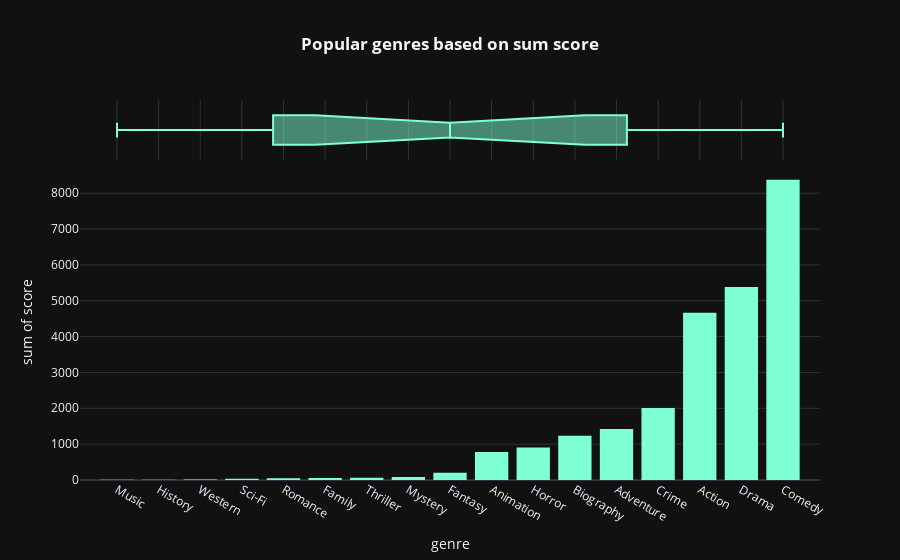

Notebook code cell kept with this figure:
### Code cell
fig=px.histogram(df.groupby('genre',as_index=False).sum().sort_values(by='score',ascending=True),x='genre',y='score',color_discrete_sequence=['aquamarine'],template='plotly_dark',marginal='box',title='<b>Popular genres based on sum score</b>')
fig.update_layout(title_x=0.5)

### Figure 1 — Plotly figure (JSON) as saved in the notebook; plotly's stock layout.template omitted (floating-point values rounded to 4 significant figures)
{"data": [{"alignmentgroup": "True", "bingroup": "x", "histfunc": "sum", "hovertemplate": "genre=%{x}<br>sum of score=%{y}<extra></extra>", "legendgroup": "", "marker": {"color": "aquamarine", "pattern": {"shape": ""}}, "name": "", "offsetgroup": "", "orientation": "v", "showlegend": false, "type": "histogram", "x": ["Music", "History", "Western", "Sci-Fi", "Romance", "Family", "Thriller", "Mystery", "Fantasy", "Animation", "Horror", "Biography", "Adventure", "Crime", "Action", "Drama", "Comedy"], "xaxis": "x", "y": [7.2, 8.3, 17, 35.9, 51.2, 52.4, 64.8, 84.5, 198.8, 777.8, 907.6, 1234.0, 1421.0, 2007.0, 4662.0, 5386.0, 8373.0], "yaxis": "y"}, {"alignmentgroup": "True", "hovertemplate": "genre=%{x}<extra></extra>", "legendgroup": "", "marker": {"color": "aquamarine"}, "name": "", "notched": true, "offsetgroup": "", "showlegend": false, "type": "box", "x": ["Music", "History", "Western", "Sci-Fi", "Romance", "Family", "Thriller", "Mystery", "Fantasy", "Animation", "Horror", "Biography", "Adventure", "Crime", "Action", "Drama", "Comedy"], "xaxis": "x2", "yaxis": "y2"}], "layout": {"autosize": true, "barmode": "relative", "legend": {"tracegroupgap": 0}, "title": {"text": "<b>Popular genres based on sum score</b>", "x": 0.5}, "xaxis": {"anchor": "y", "autorange": true, "domain": [0, 1], "range": [-0.8889, 16.89], "title": {"text": "genre"}, "type": "category"}, "xaxis2": {"anchor": "y2", "autorange": true, "domain": [0, 1], "matches": "x", "range": [-0.8889, 16.89], "showgrid": true, "showticklabels": false, "type": "category"}, "yaxis": {"anchor": "x", "autorange": true, "domain": [0, 0.8316], "range": [0, 8814.0], "title": {"text": "sum of score"}, "type": "linear"}, "yaxis2": {"anchor": "x2", "autorange": true, "domain": [0.8416, 1], "matches": "y2", "range": [-0.5, 0.5], "showgrid": false, "showline": false, "showticklabels": false, "ticks": "", "type": "category"}}}
